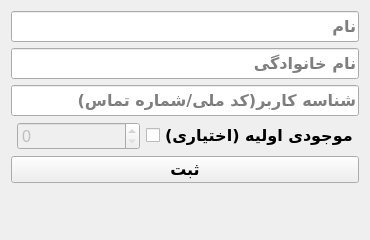
<?xml version="1.0" encoding="UTF-8"?>
<ui version="4.0">
 <class>new_customer</class>
 <widget class="QWidget" name="new_customer">
  <property name="geometry">
   <rect>
    <x>0</x>
    <y>0</y>
    <width>370</width>
    <height>240</height>
   </rect>
  </property>
  <property name="minimumSize">
   <size>
    <width>370</width>
    <height>240</height>
   </size>
  </property>
  <property name="maximumSize">
   <size>
    <width>370</width>
    <height>240</height>
   </size>
  </property>
  <property name="windowTitle">
   <string>New Customer</string>
  </property>
  <layout class="QVBoxLayout" name="verticalLayout">
   <item>
    <layout class="QFormLayout" name="formLayout">
     <item row="0" column="0" colspan="2">
      <widget class="QLineEdit" name="name_input">
       <property name="font">
        <font>
         <family>B Nazanin</family>
         <pointsize>12</pointsize>
         <bold>true</bold>
        </font>
       </property>
       <property name="styleSheet">
        <string notr="true"/>
       </property>
       <property name="placeholderText">
        <string>نام</string>
       </property>
      </widget>
     </item>
     <item row="1" column="0" colspan="2">
      <widget class="QLineEdit" name="family_input">
       <property name="font">
        <font>
         <family>B Nazanin</family>
         <pointsize>12</pointsize>
         <bold>true</bold>
        </font>
       </property>
       <property name="placeholderText">
        <string>نام خانوادگی</string>
       </property>
      </widget>
     </item>
     <item row="2" column="0" colspan="2">
      <widget class="QLineEdit" name="code_input">
       <property name="font">
        <font>
         <family>B Nazanin</family>
         <pointsize>12</pointsize>
         <bold>true</bold>
        </font>
       </property>
       <property name="placeholderText">
        <string>شناسه کاربر(کد ملی/شماره تماس)</string>
       </property>
      </widget>
     </item>
     <item row="4" column="0" colspan="2">
      <widget class="QPushButton" name="submit_btn">
       <property name="font">
        <font>
         <family>B Nazanin</family>
         <pointsize>12</pointsize>
         <bold>true</bold>
        </font>
       </property>
       <property name="text">
        <string>ثبت</string>
       </property>
      </widget>
     </item>
     <item row="5" column="0" colspan="2">
      <widget class="QLabel" name="statusLabel">
       <property name="font">
        <font>
         <family>B Nazanin</family>
         <pointsize>12</pointsize>
         <bold>true</bold>
        </font>
       </property>
       <property name="text">
        <string/>
       </property>
      </widget>
     </item>
     <item row="3" column="1">
      <layout class="QHBoxLayout" name="horizontalLayout_2">
       <item>
        <widget class="QSpinBox" name="balanceSpinBox">
         <property name="enabled">
          <bool>false</bool>
         </property>
         <property name="font">
          <font>
           <pointsize>12</pointsize>
          </font>
         </property>
         <property name="showGroupSeparator" stdset="0">
          <bool>true</bool>
         </property>
         <property name="minimum">
          <number>0</number>
         </property>
         <property name="maximum">
          <number>100000000</number>
         </property>
         <property name="singleStep">
          <number>5000</number>
         </property>
         <property name="value">
          <number>0</number>
         </property>
        </widget>
       </item>
       <item>
        <widget class="QCheckBox" name="balanceCheckBox">
         <property name="font">
          <font>
           <family>B Nazanin</family>
           <pointsize>12</pointsize>
           <bold>true</bold>
          </font>
         </property>
         <property name="mouseTracking">
          <bool>false</bool>
         </property>
         <property name="text">
          <string>موجودی اولیه (اختیاری)</string>
         </property>
        </widget>
       </item>
      </layout>
     </item>
    </layout>
   </item>
  </layout>
 </widget>
 <resources/>
 <connections/>
</ui>
